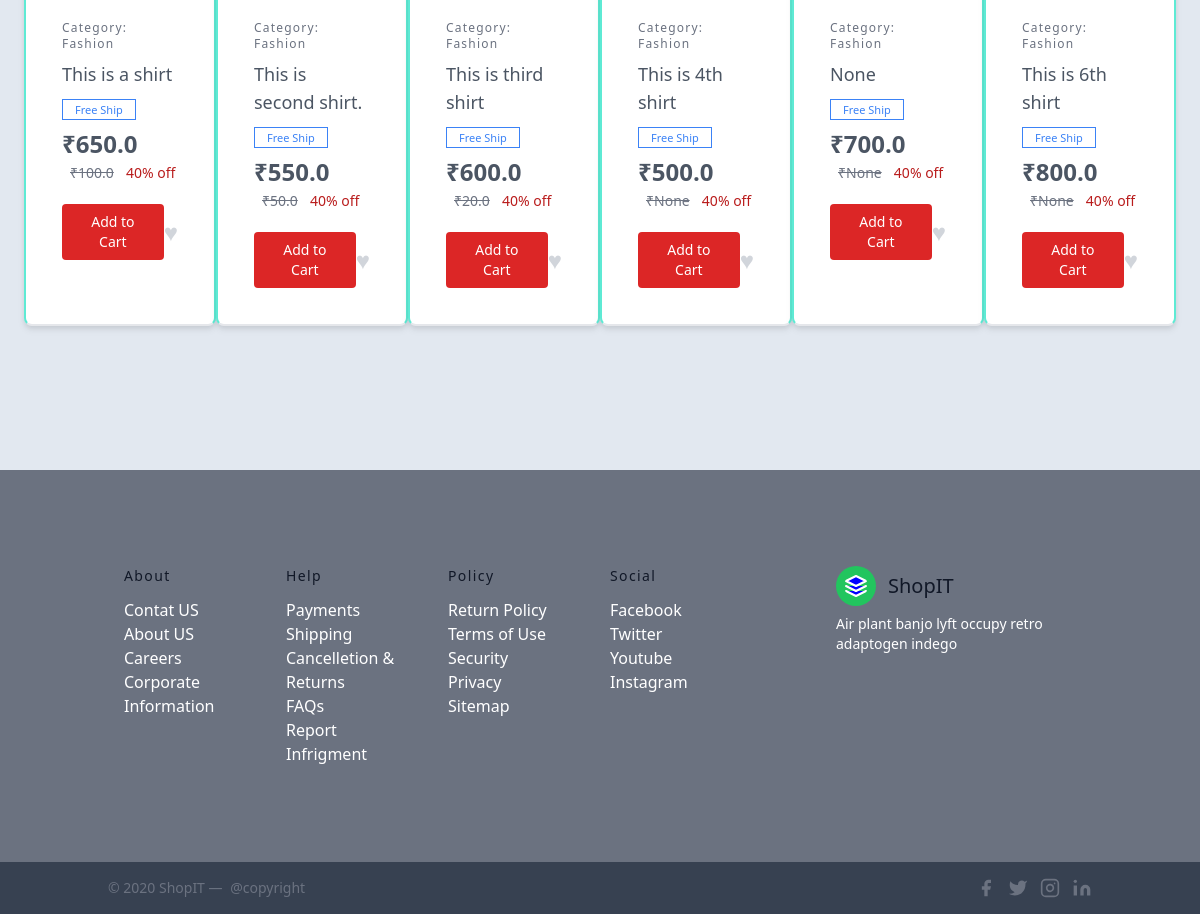
Before: / (lower part) with the older database file.
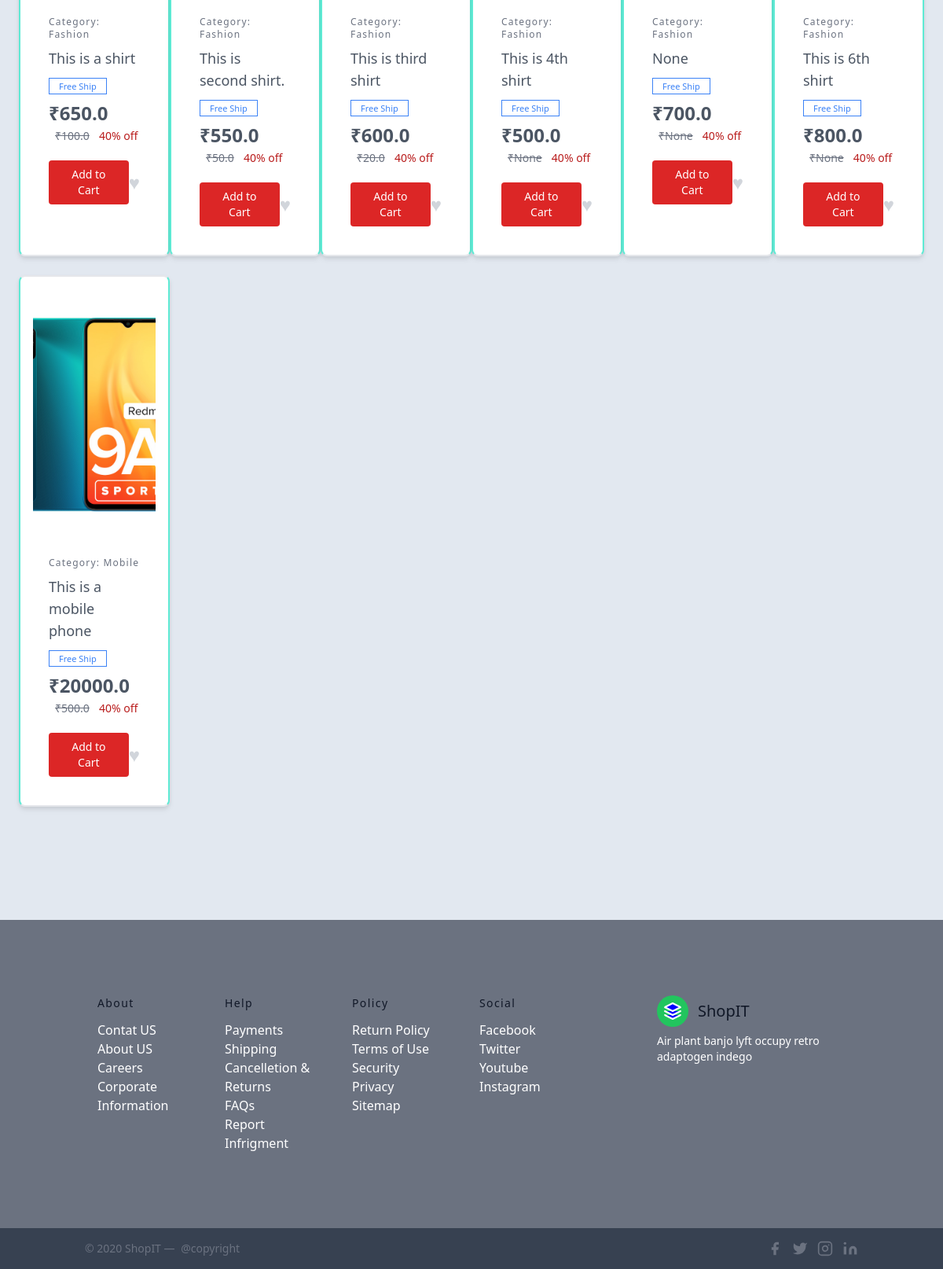
After: the same page with the newer database file.
### shop/models.py (models this page shows, shortened)
class Product(models.Model):
    name = models.CharField(max_length=100, null=False, blank=False)
    description = models.CharField(max_length=100,null=True, blank=True)
    category = models.ForeignKey("Category", null=False,blank= False, on_delete=models.CASCADE)
    original_price = models.FloatField(null=False, blank=False)
    discount_price = models.FloatField(null=True, blank= True)
    image = models.ImageField(upload_to='product_image/', null = True, blank =True)
    slug = models.SlugField(null=True, blank=True)

class Category(models.Model):
    category = models.CharField(max_length=50, null=False, blank= False)
    def __str__(self) -> str:
        return self.category
    class Meta:
        verbose_name = "Categorie"

### shop/views.py (the view)
# urls.py: 2. Add a URL to urlpatterns:  path('', views.home, name='home')
def home(request):
    products = Product.objects.all()
    if 'product_ids' in request.COOKIES:
        product_ids = request.COOKIES['product_ids']
        counter=product_ids.split('|')
        product_count_in_cart=len(set(counter))
    else:
        product_count_in_cart=0
    num_visits = request.session.get('num_visits', 0)
    request.session['num_visits'] = num_visits + 1
    context = {
        'products': products,
        'num_visits' : num_visits
    }
    return render(request, 'home.html', context)

### shop/templates/home.html (shortened to what this page needs)
{% extends 'base.html' %}
{% block content %}
<section class="text-gray-600 body-font">
    <div class="py-24 bg-slate-200">
      <div class="flex flex-wrap m-6">
        {% for product in products %}
          <div class="bg-white drop-shadow-md rounded-lg p-4 border-2 lg:w-1/6 md:w-1/3 sm:w-1/2 mb-6 col-start-4 border-x-teal-300">
              <img class="h-80 cover object-cover w-auto rounded"
                  src="{{product.image.url}}" />
              <div class="px-5 py-3 space-y-2">
              <h3 class="text-gray-500 text-xs tracking-widest title-font mb-1 mt-2">Category: {{ product.category}}</h3>
                  <h3 class="text-lg">{{product.description}}</h3>
                  <div class="space-x-2">
                      <span class="px-3 py-0.5 border border-blue-500 text-[11px] text-blue-500">Free Ship</span>
                  </div>
                  <p class="space-x-2" >
                      <span class="text-2xl font-semibold">₹{{ product.original_price}}</span>
                      <span class="text-sm line-through text-gray-500">₹{{product.discount_price}}</span>
                      <span class="text-sm text-red-700">40% off</span>
                  </p>
                  <div class="flex justify-between items-center pt-3 pb-2">
                      <a href="{% url 'shop:add-to-cart' product.id %}"
                          class="px-4 py-2 bg-red-600 hover:bg-green-700 text-center text-sm text-white rounded duration-300">
                          Add to Cart</a>
                      <a href="#" title="Add to Favorites"
                          class="text-2xl text-gray-300 hover:text-red-500 duration-300">&hearts;</a>
                  </div>
              </div>
          </div>
          {% endfor %}
        </div>
    </div>
</section>
{% endblock content %}

### templates/base.html (shortened to what this page needs)
{% load static %}
{% load tailwind_filters %}
<!DOCTYPE html>
<html lang="en">
<head>
</head>
<body>
    <div>
        <div>
            <div >{% include 'header.html' %} </div>
            <div>
                {% block content %}{% endblock content %}
            </div>
        </div>
        <div>{% include 'footer.html' %} </div>
    </div>
</body>
</html>

### templates/header.html (shortened to what this page needs)
<!DOCTYPE html>
<html lang="en">
<head>
<script src="https://cdn.tailwindcss.com"></script>
</head>
<body>
</body>
</html>

### templates/footer.html (shortened to what this page needs)
<!DOCTYPE html>
<html lang="en">
<head>
<script src="https://cdn.tailwindcss.com"></script>
</head>
<body>
    <footer class="text-white body-font bg-gray-500">
        <div class="container px-5 py-24 mx-auto flex md:items-center lg:items-start md:flex-row md:flex-nowrap flex-wrap flex-col">
          <div class="w-64 flex-shrink-0 md:mx-0 mx-auto text-center md:text-left md:mt-0 mt-10">
            <a class="flex title-font font-medium items-center md:justify-start justify-center text-gray-900">
              <svg xmlns="http://www.w3.org/2000/svg" fill="blue" stroke="currentColor" stroke-linecap="round" stroke-linejoin="round" stroke-width="2" class="w-10 h-10 text-white p-2 bg-green-500 rounded-full" viewBox="0 0 24 24">
                <path d="M12 2L2 7l10 5 10-5-10-5zM2 17l10 5 10-5M2 12l10 5 10-5"></path>
              </svg>
              <span class="ml-3 text-xl">ShopIT</span>
            </a>
            <p class="mt-2 text-sm">Air plant banjo lyft occupy retro adaptogen indego</p>
          </div>
          <div class="flex-grow flex flex-wrap md:pr-20 -mb-10 md:text-left text-center order-first">
            <div class="lg:w-1/4 md:w-1/2 w-full px-4">
              <h2 class="title-font font-medium text-gray-900 tracking-widest text-sm mb-3">About</h2>
              <nav class="list-none mb-10">
                <li>
                  <a class="hover:text-gray-800">Contat US</a>
                </li>
                <li>
                  <a class="hover:text-gray-800">About US</a>
                </li>
                <li>
                  <a class="hover:text-gray-800">Careers</a>
                </li>
                <li>
                  <a class="hover:text-gray-800">Corporate Information</a>
                </li>
              </nav>
            </div>
            <div class="lg:w-1/4 md:w-1/2 w-full px-4">
              <h2 class="title-font font-medium text-gray-900 tracking-widest text-sm mb-3">Help</h2>
              <nav class="list-none mb-10">
                <li>
                  <a class="hover:text-gray-800">Payments</a>
                </li>
                <li>
                  <a class="hover:text-gray-800">Shipping</a>
                </li>
                <li>
                  <a class="hover:text-gray-800">Cancelletion & Returns</a>
                </li>
                <li>
                  <a class="hover:text-gray-800">FAQs</a>
                </li>
                <li>
                  <a class="hover:text-gray-800">Report Infrigment</a>
                </li>
              </nav>
            </div>
            <div class="lg:w-1/4 md:w-1/2 w-full px-4">
              <h2 class="title-font font-medium text-gray-900 tracking-widest text-sm mb-3">Policy</h2>
              <nav class="list-none mb-10">
                <li>
                  <a class="hover:text-gray-800">Return Policy</a>
                </li>
                <li>
                  <a class="hover:text-gray-800">Terms of Use</a>
                </li>
                <li>
                  <a class="hover:text-gray-800">Security</a>
                </li>
                <li>
                  <a class="hover:text-gray-800">Privacy</a>
                </li>
                <li>
                  <a class="hover:text-gray-800">Sitemap</a>
                </li>
              </nav>
            </div>
            <div class="lg:w-1/4 md:w-1/2 w-full px-4">
              <h2 class="title-font font-medium text-gray-900 tracking-widest text-sm mb-3">Social</h2>
              <nav class="list-none mb-10">
                <li>
                  <a class="hover:text-gray-800">Facebook</a>
                </li>
                <li>
                  <a class="hover:text-gray-800">Twitter</a>
                </li>
                <li>
                  <a class="hover:text-gray-800">Youtube</a>
                </li>
                <li>
                  <a class="hover:text-gray-800">Instagram</a>
                </li>
              </nav>
            </div>
          </div>
        </div>
        <div class="bg-gray-700">
          <div class="container mx-auto py-4 px-5 flex flex-wrap flex-col sm:flex-row">
            <p class="text-gray-500 text-sm text-center sm:text-left">© 2020 ShopIT —
              <a href="https://twitter.com/knyttneve" rel="noopener noreferrer" class="ml-1" target="_blank">@copyright</a>
            </p>
            <span class="inline-flex sm:ml-auto sm:mt-0 mt-2 justify-center sm:justify-start">
              <a class="text-gray-500">
                <svg fill="currentColor" stroke-linecap="round" stroke-linejoin="round" stroke-width="2" class="w-5 h-5" viewBox="0 0 24 24">
                  <path d="M18 2h-3a5 5 0 00-5 5v3H7v4h3v8h4v-8h3l1-4h-4V7a1 1 0 011-1h3z"></path>
                </svg>
              </a>
              <a class="ml-3 text-gray-500">
                <svg fill="currentColor" stroke-linecap="round" stroke-linejoin="round" stroke-width="2" class="w-5 h-5" viewBox="0 0 24 24">
                  <path d="M23 3a10.9 10.9 0 01-3.14 1.53 4.48 4.48 0 00-7.86 3v1A10.66 10.66 0 013 4s-4 9 5 13a11.64 11.64 0 01-7 2c9 5 20 0 20-11.5a4.5 4.5 0 00-.08-.83A7.72 7.72 0 0023 3z"></path>
                </svg>
              </a>
              <a class="ml-3 text-gray-500">
                <svg fill="none" stroke="currentColor" stroke-linecap="round" stroke-linejoin="round" stroke-width="2" class="w-5 h-5" viewBox="0 0 24 24">
                  <rect width="20" height="20" x="2" y="2" rx="5" ry="5"></rect>
                  <path d="M16 11.37A4 4 0 1112.63 8 4 4 0 0116 11.37zm1.5-4.87h.01"></path>
                </svg>
              </a>
              <a class="ml-3 text-gray-500">
                <svg fill="currentColor" stroke="currentColor" stroke-linecap="round" stroke-linejoin="round" stroke-width="0" class="w-5 h-5" viewBox="0 0 24 24">
                  <path stroke="none" d="M16 8a6 6 0 016 6v7h-4v-7a2 2 0 00-2-2 2 2 0 00-2 2v7h-4v-7a6 6 0 016-6zM2 9h4v12H2z"></path>
                  <circle cx="4" cy="4" r="2" stroke="none"></circle>
                </svg>
              </a>
            </span>
          </div>
        </div>
      </footer>
</body>
</html>

Changed rows visible on the page:
added Product: image (picture), category "Mobile", description "This is a mobile phone", original_price "20000.0", discount_price "500.0"
